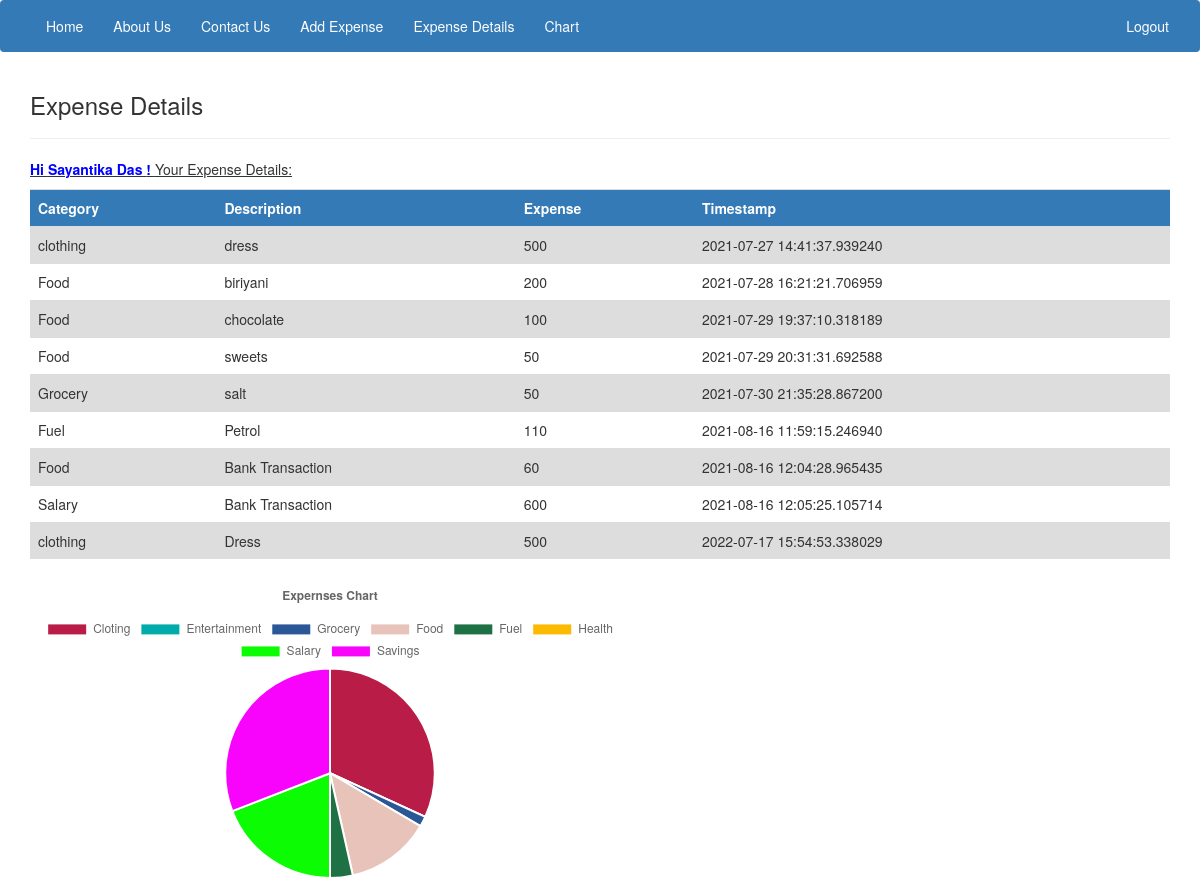
The page /datachart (signed in) on the database its author committed.
### models.py (models this page shows)
class User(UserMixin, db.Model):
    id = db.Column(db.Integer, primary_key=True) # primary keys are required by SQLAlchemy
    email = db.Column(db.String(100), unique=True)
    password = db.Column(db.String(100))
    name = db.Column(db.String(1000))

class Expense(UserMixin, db.Model):
    id = db.Column(db.Integer, primary_key=True)
    userid = db.Column(db.Integer, db.ForeignKey("user.id"))
    category = db.Column(db.String(30))
    desc = db.Column(db.String(500))
    expense = db.Column(db.Integer)
    datetime=db.Column(db.String(500))

### main.py (the view)
@main.route('/datachart')
@login_required
def datachart():
    userid = current_user.get_id()
    full_data = Expense.query.filter_by(userid=userid)
    t_g=0
    t_f=0
    t_c=0
    t_e=0
    t_fu=0
    t_h=0
    t_sal=0
    gr = Expense.query.filter_by(category = "Grocery",userid=userid)
    for i in gr:
        t_g+=i.expense
    fd = Expense.query.filter_by(category = "Food",userid=userid)
    for i in fd:
        t_f+=i.expense
    cl = Expense.query.filter_by(category = "clothing",userid=userid)
    for i in cl:
        t_c+=i.expense
    et = Expense.query.filter_by(category = "Entertainment",userid=userid)
    for i in et:
        t_e+=i.expense
    fu = Expense.query.filter_by(category = "Fuel",userid=userid)
    for i in fu:
        t_fu+=i.expense
    hlth = Expense.query.filter_by(category = "Health",userid=userid)
    for i in hlth:
        t_h+=i.expense
    sal = Expense.query.filter_by(category = "Salary",userid=userid)
    for i in sal:
        t_sal+=i.expense
    savings =t_sal-(t_g+t_f+t_c+t_e+t_fu+t_h)
    print(t_g)
    return render_template('datachart.html',data=full_data,name=current_user.name,groc=t_g,food=t_f,cloth=t_c,entertainment=t_e,fuel=t_fu,health=t_h,salary=t_sal,saving=savings)

### templates/datachart.html (shortened to what this page needs)
{% extends 'base.html' %}
{% block content %}
<div class="back">
  <div class="div-center">
    <div class="content">
      <h3>Expense Details</h3>
      <hr />
    <p id="bigtxt" style="text-decoration: underline;"><span style="font-weight: bold; color:blue;text-decoration: none;">Hi {{name}} ! </span> Your Expense Details:  </p>
          <div class="table-responsive">
        <table class="table table-sm table-dark">
        <tr class="bg-primary">
            <th>Category</th>
            <th>Description</th>
            <th>Expense</th>
            <th>Timestamp</th>
        </tr>
        {% for i in data %}
            <tr>
                <td>{{i.category}}</td>
                <td>{{i.desc}}</td>
                <td>{{i.expense}}</td>
                <td>{{i.datetime}}</td>
            </tr>
        {% endfor %}
        </table>
 </div>
    <div class="" style="display:flex;">
        <canvas id="myChart" style="width:100%;max-width:600px"></canvas>
    </div>
    </div>
  </div>
  </div>
<script>
Cloth={{cloth}}
entertainment={{entertainment}}
groc={{groc}}
food={{food}}
fuel={{fuel}}
Health={{health}}
salary={{salary}}
savings={{saving}}
var xValues = ["Cloting", "Entertainment", "Grocery", "Food", "Fuel","Health","Salary","Savings"];
var yValues = [Cloth,entertainment,groc,food,fuel,Health,salary,savings];
var barColors = [
  "#b91d47",
  "#00aba9",
  "#2b5797",
  "#e8c3b9",
  "#1e7145",
  "#fcba03",
  "#0bfc03",
  "#f803fc"
];
new Chart("myChart", {
  type: "pie",
  data: {
    labels: xValues,
    datasets: [{
      backgroundColor: barColors,
      data: yValues
    }]
  },
  options: {
    title: {
      display: true,
      text: "Expernses Chart"
    }
  }
});
</script>
{% endblock  %}

### rows shown on the page
User: name "Sayantika Das"
Expense: category "clothing", desc "dress", expense "500", datetime "2021-07-27 14:41:37.939240"
Expense: category "Food", desc "biriyani", expense "200", datetime "2021-07-28 16:21:21.706959"
Expense: category "Food", desc "chocolate", expense "100", datetime "2021-07-29 19:37:10.318189"
Expense: category "Food", desc "sweets", expense "50", datetime "2021-07-29 20:31:31.692588"
Expense: category "Grocery", desc "salt", expense "50", datetime "2021-07-30 21:35:28.867200"
Expense: category "Fuel", desc "Petrol", expense "110", datetime "2021-08-16 11:59:15.246940"
Expense: category "Food", desc "Bank Transaction", expense "60", datetime "2021-08-16 12:04:28.965435"
Expense: category "Salary", desc "Bank Transaction", expense "600", datetime "2021-08-16 12:05:25.105714"
Expense: category "clothing", desc "Dress", expense "500", datetime "2022-07-17 15:54:53.338029"

### other values the page prints
chart data {{ cloth }} 1000
chart data {{ entertainment }} 0
chart data {{ groc }} 50
chart data {{ food }} 410
